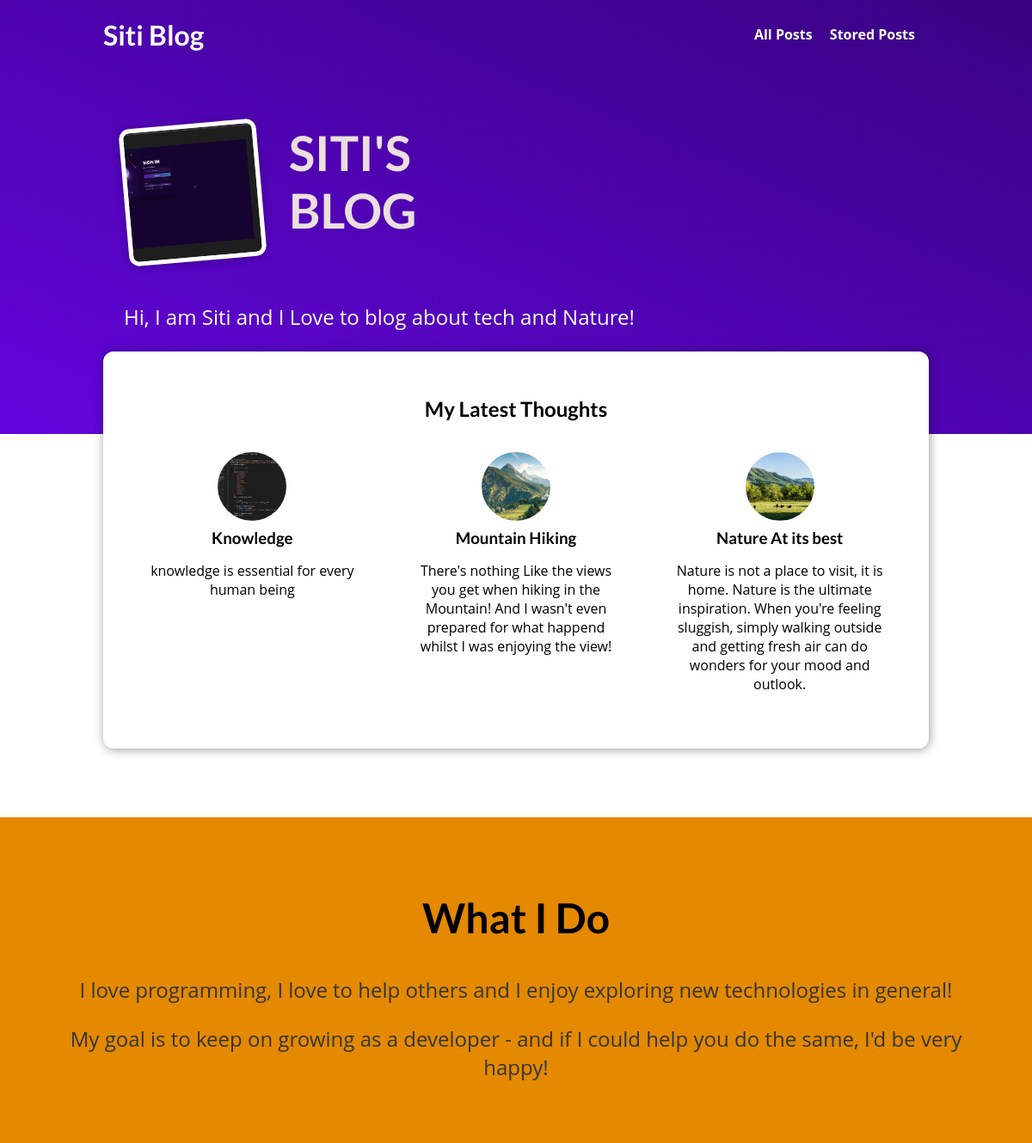
The page / on the database its author committed.
### blog/models.py (models this page shows, shortened)
class Post(models.Model):
    title = models.CharField(max_length=250)
    excerpt = models.CharField(max_length=300)
    image = models.ImageField(upload_to="post", null=True)
    date = models.DateField(auto_now=True)
    slug = models.SlugField(unique=True, db_index=True)
    content = models.TextField(validators=[MinLengthValidator(10)])
    author = models.ForeignKey(Author, on_delete=models.SET_NULL, null=True, related_name="posts")
    tag = models.ManyToManyField(Tag)

### blog/views.py (the view)
class StartingPageView(ListView):
    template_name = "blog/index.html"
    model = Post
    ordering = ["-date"]  #  we can also others ordering too.
    context_object_name = "posts"
    def get_queryset(self):
        queryset = super().get_queryset()  # all querys
        data = queryset[:3]  # only the last 3 querys
        return data

### blog/templates/blog/index.html (shortened to what this page needs)
{% extends "base.html" %}
{% load static %}
{% block css_file %}
    <link rel="stylesheet" href="{% static "blog/post.css" %}" />
    <link rel="stylesheet" href="{% static "blog/index.css" %}" />
{% endblock%}
{% block content %}
    <section id="welcome">
        <header>
            <img src="{% static "blog/images/sms2.PNG" %}" alt="Siti - The Author of This Blog" />
            <h2>SITI'S BLOG</h2>
        </header>
         <p>Hi, I am Siti and I Love to blog about tech and Nature!</p>
    </section>
    <section id="latest-post">
        <h2>My Latest Thoughts</h2>
        <ul>
            {% for post in posts%}
                {% include "blog/includes/post.html"%}
            {% endfor %}
        </ul>
    </section>
    <section id="about">
        <h2> What I Do</h2>
        <p>
            I love programming, I love to help others and I enjoy exploring new technologies in general!
        </p>
        <p>
            My goal is to keep on growing as a developer - and if I could help you do the same, I'd be very happy!
        </P>
    </section>
{% endblock%}

### blog/templates/blog/includes/post.html (shortened to what this page needs)
<li>
  <article class="post">
      <a href="{% url "posts_detail" post.slug %}">
        <img src="{{ post.image.url }}" alt="{{ post.title }}">
        <div class="post__content">
            <h3>{{ post.title }}</h3>
          <p>
            {{ post.excerpt }}
        </p>
        </div>
    </a>
  </article>
</li>

### static/app.css (style rules this page uses)
* { box-sizing: border-box; }
html { font-family: 'Open Sans', 'Lato', sans-serif; }
body { margin: 0; }
h1, h2, h3 { font-family: 'Lato', sans-serif; font-weight: bold; }

### blog/static/blog/post.css (style rules this page uses)
.post { display: flex; flex-direction: column; align-items: center; text-align: center; }
.post a { text-decoration: none; color: black; transition: all 0.2s ease; padding: 1rem; }
.post img { width: 5rem; height: 5rem; object-fit: cover; border-radius: 50%; }
.post h3 { margin: 0.25rem; }

### blog/static/blog/index.css (style rules this page uses)
#welcome { background: linear-gradient(to right top, #6305dd, #390281); padding: 6rem 12%; }
#welcome header { display: flex; align-items: flex-start; margin: 3rem auto; }
#welcome img { width: 10rem; height: 10rem; object-fit: cover; object-position: top; border: 5px solid white; border-radius: 12px; background-color: #faf3f3; transform: rotateZ(-5deg); box-shadow: 0 2px 8px rgba(0, 0, 0, 0.25); }
#welcome h2 { font-size: 3.5rem; margin: 0 0 0 2rem; color: #ebdfdf; width: 10rem; }
#welcome p { color: white; font-size: 1.5rem; }
#latest-post { background-color: white; padding: 2rem; border-radius: 12px; width: 60rem; margin: -6rem auto 2rem auto; box-shadow: 1px 1px 12px rgba(0, 0, 0, 0.4); }
#latest-post h2 { text-align: center; }
#latest-post ul { list-style: none; margin: 0; padding: 0; display: flex; gap: 1.5rem; }
#latest-post li { flex: 1; }
#about { text-align: center; padding: 3rem; background-color: #e48900; margin-top: 5rem; }
#about h2 { font-size: 3rem; }
#about p { font-size: 1.5rem; color: #353535; }

### rows shown on the page
Post: image (picture), title "Knowledge", excerpt "knowledge is essential for every human being"
Post: image (picture), title "Mountain Hiking", excerpt "There's nothing Like the views you get when hiking in the Mountain! And I wasn't even prepared for what happend whilst I was enjoying the view!"
Post: image (picture), title "Nature At its best", excerpt "Nature is not a place to visit, it is home. Nature is the ultimate inspiration. When you're feeling sluggish, simply walking outside and getting fresh air can do wonders for your mood and outlook."
